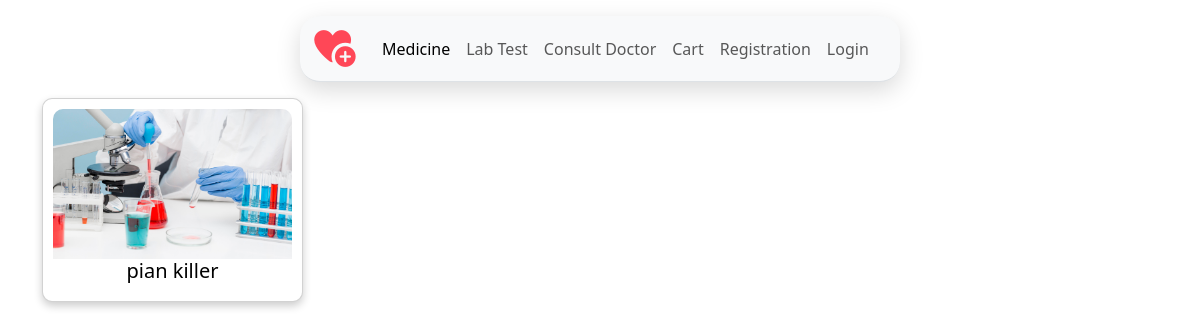
Page /test/1/ on the committed database.
### user/models.py (models this page shows, shortened)
class Labtestitems(models.Model):
    labtest = models.ForeignKey(
        Labtest,
        on_delete=models.CASCADE,
        related_name="items" , null=True, blank=True
    )
    name = models.CharField(max_length=100)
    img = models.ImageField(upload_to='labitems/')

### user/views.py (the view)
# urls.py: path('test/<int:labtest_id>/', views.labtest_detail, name='labtest_detail'),
def labtest_detail(request, labtest_id):
    labtest = get_object_or_404(Labtest, id=labtest_id)
    items = labtest.items.all()
    return render(request, "user/labtest_detail.html", {
        "labtest": labtest,
        "LabtestDatass": items
    })

### templates/user/labtest_detail.html (shortened to what this page needs)
{% extends "user/navbar.html" %}
{% block body %}
<div class="container">
  <div class="row">
    {% for item in LabtestDatass %}
    <div class="col-lg-3 mb-4">
      <div class="card">
        <a href="{% url 'lab_item_details' labtest.id item.id %}" style="text-decoration: none; color: black;">
          <img src="{{ item.img.url }}" class="card-img-top">
          <h5 class="text-center">{{ item.name }}</h5>
        </a>
      </div>
    </div>
    {% endfor %}
  </div>
</div>
{% endblock body %}

### static/style/style.css (style rules this page uses)
* { padding: 0; margin: 0; box-sizing: border-box; text-decoration: none; list-style: none; }
.card { box-shadow: 0 4px 8px 0 rgba(0, 0, 0, 0.2); transition: 0.3s; border-radius: 10px; text-align: center; padding: 10px; }
.card img { width: 100%; border-radius: 10px 10px 0 0; height: 150px; }

### rows in the picture
Labtestitems: img (picture), name "pian killer"
